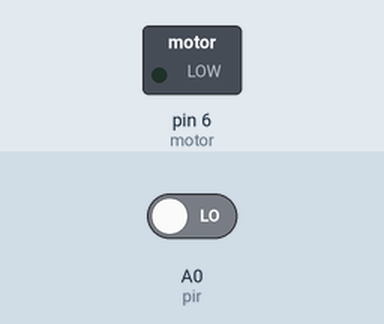
Recording of a sketch running on a simulated Arduino Uno, built with avr-gcc and run on an emulated ATmega328P. Parts: switched loads named in the sketch (green lamp = pin HIGH). The test bench sets the inputs (shaded band); at power-on: A0 (pir) LOW.

Above: at 1.2 s.
1.3 s: A0 (pir) driven HIGH
At 2.7 s:
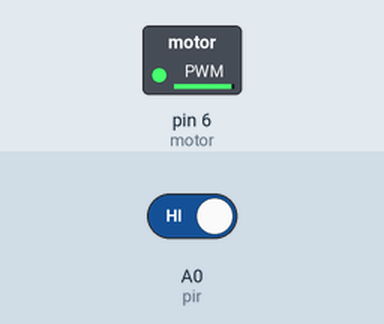
Timing chart, 0 to 4.3 s (numbered marks = the images above; inputs shaded):
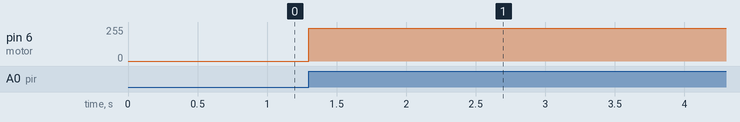

Measured:
- after the input at 1.3 s, pin 6 (motor): 0/255 → 244/255 at once

The sketch:

Part4.ino
```cpp
/* Part4 Passive infrared motion detection to trigger fan */

#define pir A0
#define motor 6

void setup() {
  pinMode(pir, INPUT);
  pinMode(motor, OUTPUT);
}

void loop() {
  if(digitalRead(pir) == HIGH){ //if PIR sensor is detecting motion, switch on the fan
    analogWrite(motor, 500);
    delay(5000);
    digitalWrite(motor, LOW);
  }

}
```
